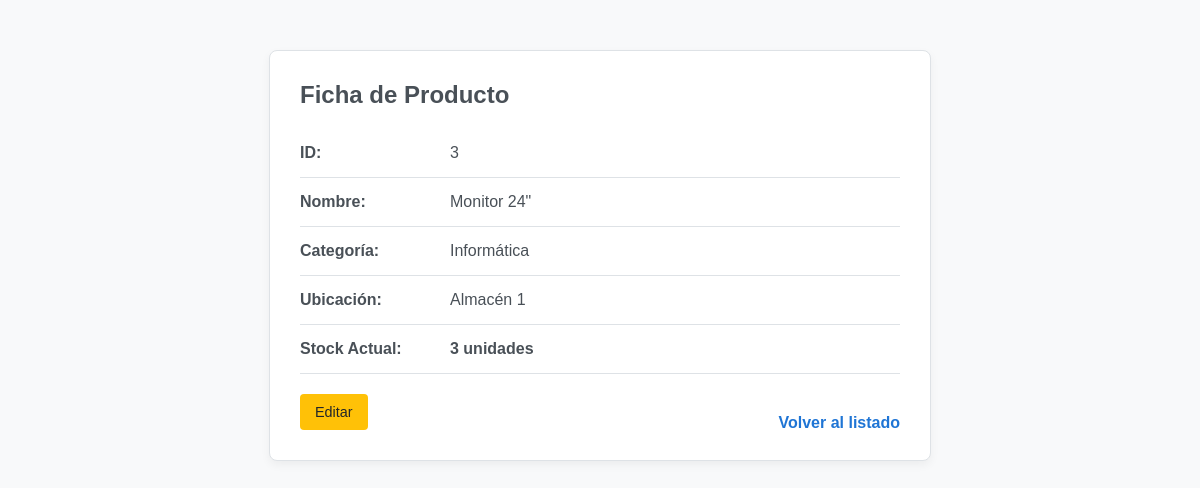
Screenshot of /items_show.php?id=3 (signed in) with the database file from the repository.
### tables this page shows
CREATE TABLE IF NOT EXISTS items (
    id INT AUTO_INCREMENT PRIMARY KEY,
    nombre VARCHAR(100) NOT NULL,
    categoria VARCHAR(50),
    ubicacion VARCHAR(50),
    stock INT DEFAULT 0
);

### app/utils.php (called while the page is built, shortened)
<?php
function e($texto) {
    return htmlspecialchars($texto, ENT_QUOTES, 'UTF-8');
}

### public/items_show.php (the view, shortened to what this page needs)
<?php
require_once __DIR__ . '/../app/pdo.php';
require_once __DIR__ . '/../app/utils.php';
$id = $_GET['id'] ?? null;
$stmt = $pdo->prepare("SELECT * FROM items WHERE id = :id");
$stmt->execute([':id' => $id]);
$item = $stmt->fetch();
?>
<!DOCTYPE html>
<html lang="es">
<head>
    <link rel="stylesheet" href="css/styles.css">
</head>
<body>
    <div class="detail-card">
        <h2 style="margin-top: 0;">Ficha de Producto</h2>
        <div class="detail-row">
            <span class="detail-label">ID:</span>
            <span class="detail-value"><?= e($item['id']) ?></span>
        </div>
        <div class="detail-row">
            <span class="detail-label">Nombre:</span>
            <span class="detail-value"><?= e($item['nombre']) ?></span>
        </div>
        <div class="detail-row">
            <span class="detail-label">Categoría:</span>
            <span class="detail-value"><?= e($item['categoria']) ?></span>
        </div>
        <div class="detail-row">
            <span class="detail-label">Ubicación:</span>
            <span class="detail-value"><?= e($item['ubicacion']) ?></span>
        </div>
        <div class="detail-row">
            <span class="detail-label">Stock Actual:</span>
            <span class="detail-value" style="font-weight: bold;">
                <?= e($item['stock']) ?> unidades
            </span>
        </div>
        <div style="margin-top: 20px;">
            <a href="items_form.php?id=<?= $item['id'] ?>" class="btn btn-warning">Editar</a>
            <a href="index.php" class="btn-back" style="float: right;">Volver al listado</a>
        </div>
    </div>
</body>
</html>

### public/css/styles.css (style rules this page uses)
:root { --fondo-cuerpo: #f8f9fa; --fondo-tarjeta: #ffffff; --fondo-input: #ffffff; --texto-principal: #495057; --borde: #dee2e6; --azul-marca: #1f75d5; --sombra: rgba(0, 0, 0, 0.05); }
body { font-family: 'Verdana', sans-serif; background-color: var(--fondo-cuerpo); color: var(--texto-principal); margin: 0; padding: 0; }
.btn, button { padding: 10px 15px; border-radius: 4px; text-decoration: none; display: inline-block; font-size: 0.9rem; border: none; cursor: pointer; transition: opacity 0.3s; color: white !important; }
.btn-warning { background-color: #ffc107 !important; color: #212529 !important; }

### public/items_show.php (style rules this page uses)
.detail-card { max-width: 600px; margin: 50px auto; background: var(--fondo-tarjeta); padding: 30px; border-radius: 8px; border: 1px solid var(--borde); box-shadow: 0 4px 10px var(--sombra); }
.detail-row { display: flex; border-bottom: 1px solid var(--borde); padding: 15px 0; }
.detail-label { font-weight: bold; width: 150px; color: var(--texto-principal); }
.detail-value { flex-grow: 1; color: var(--texto-principal); }
.btn-back { display: inline-block; margin-top: 20px; text-decoration: none; color: var(--azul-marca); font-weight: bold; }

### rows the page displays
items: id "3", nombre "Monitor 24\"", categoria "Informática", ubicacion "Almacén 1", stock "3"
